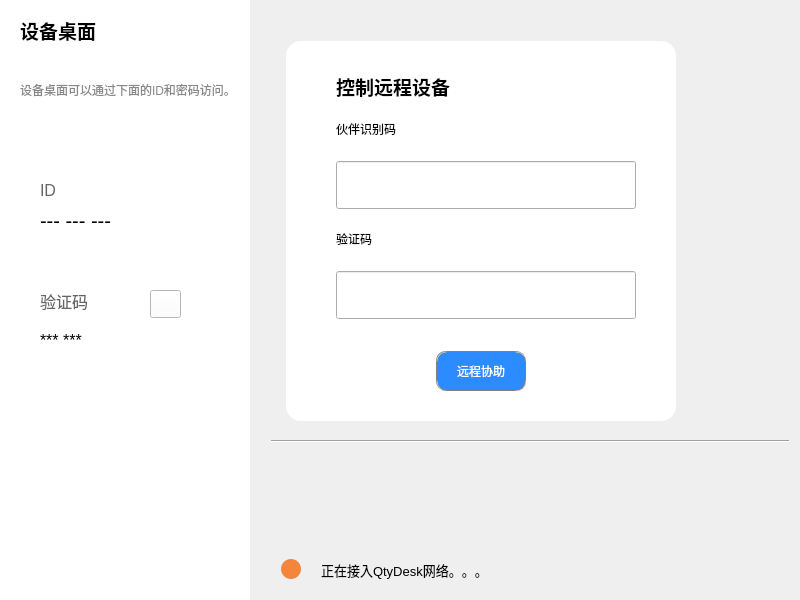
<?xml version="1.0" encoding="UTF-8"?>
<ui version="4.0">
 <class>MainWindow</class>
 <widget class="QMainWindow" name="MainWindow">
  <property name="geometry">
   <rect>
    <x>0</x>
    <y>0</y>
    <width>800</width>
    <height>600</height>
   </rect>
  </property>
  <property name="windowTitle">
   <string>QtyDesk</string>
  </property>
  <property name="windowIcon">
   <iconset resource="resources/skin.qrc">
    <normaloff>:/img/images/favicon-32x32.png</normaloff>:/img/images/favicon-32x32.png</iconset>
  </property>
  <widget class="QWidget" name="centralWidget">
   <layout class="QHBoxLayout" name="horizontalLayout">
    <property name="spacing">
     <number>0</number>
    </property>
    <property name="leftMargin">
     <number>0</number>
    </property>
    <property name="topMargin">
     <number>0</number>
    </property>
    <property name="rightMargin">
     <number>0</number>
    </property>
    <property name="bottomMargin">
     <number>0</number>
    </property>
    <item>
     <widget class="QWidget" name="panel_left" native="true">
      <property name="minimumSize">
       <size>
        <width>250</width>
        <height>0</height>
       </size>
      </property>
      <property name="maximumSize">
       <size>
        <width>250</width>
        <height>16777215</height>
       </size>
      </property>
      <property name="styleSheet">
       <string notr="true">background:white ;</string>
      </property>
      <widget class="QLabel" name="label_title">
       <property name="geometry">
        <rect>
         <x>20</x>
         <y>10</y>
         <width>130</width>
         <height>40</height>
        </rect>
       </property>
       <property name="font">
        <font>
         <family>Arial</family>
         <pointsize>14</pointsize>
         <weight>75</weight>
         <bold>true</bold>
        </font>
       </property>
       <property name="text">
        <string>设备桌面</string>
       </property>
      </widget>
      <widget class="QLabel" name="label_title2">
       <property name="geometry">
        <rect>
         <x>20</x>
         <y>60</y>
         <width>220</width>
         <height>60</height>
        </rect>
       </property>
       <property name="styleSheet">
        <string notr="true">color: rgb(136, 136, 136);</string>
       </property>
       <property name="text">
        <string>设备桌面可以通过下面的ID和密码访问。</string>
       </property>
       <property name="wordWrap">
        <bool>true</bool>
       </property>
      </widget>
      <widget class="QWidget" name="panel_id" native="true">
       <property name="geometry">
        <rect>
         <x>20</x>
         <y>170</y>
         <width>211</width>
         <height>91</height>
        </rect>
       </property>
       <property name="styleSheet">
        <string notr="true">QWidget#panel_id{
background:white ;
background-image: url(:/img/images/xun.png);
background-repeat: no-repeat
}</string>
       </property>
       <widget class="QLabel" name="label_4">
        <property name="geometry">
         <rect>
          <x>20</x>
          <y>10</y>
          <width>68</width>
          <height>21</height>
         </rect>
        </property>
        <property name="font">
         <font>
          <family>Arial</family>
          <pointsize>12</pointsize>
         </font>
        </property>
        <property name="styleSheet">
         <string notr="true">
color: rgb(102, 102, 102)</string>
        </property>
        <property name="text">
         <string>ID</string>
        </property>
       </widget>
       <widget class="QLabel" name="lb_showDeviceId">
        <property name="geometry">
         <rect>
          <x>20</x>
          <y>30</y>
          <width>181</width>
          <height>41</height>
         </rect>
        </property>
        <property name="font">
         <font>
          <family>Arial</family>
          <pointsize>15</pointsize>
         </font>
        </property>
        <property name="text">
         <string>--- --- ---</string>
        </property>
       </widget>
       <widget class="BtnSettings" name="bt_settings">
        <property name="geometry">
         <rect>
          <x>170</x>
          <y>10</y>
          <width>30</width>
          <height>30</height>
         </rect>
        </property>
        <property name="styleSheet">
         <string notr="true">QPushButton{
border-image: url(:/img/images/more.png);
border-radius:15px;
}
QPushButton:pressed
{
 background-color:rgb(238 , 238 , 238);
}

QPushButton::menu-indicator{image:none}</string>
        </property>
        <property name="text">
         <string/>
        </property>
       </widget>
      </widget>
      <widget class="QWidget" name="panel_pass" native="true">
       <property name="geometry">
        <rect>
         <x>20</x>
         <y>280</y>
         <width>211</width>
         <height>91</height>
        </rect>
       </property>
       <property name="styleSheet">
        <string notr="true">QWidget#panel_pass{
background:white ;
background-image: url(:/img/images/xun.png);
background-repeat: no-repeat
}</string>
       </property>
       <widget class="QLabel" name="lb_passwd">
        <property name="geometry">
         <rect>
          <x>20</x>
          <y>50</y>
          <width>101</width>
          <height>21</height>
         </rect>
        </property>
        <property name="font">
         <font>
          <family>Arial</family>
          <pointsize>12</pointsize>
         </font>
        </property>
        <property name="text">
         <string>*** ***</string>
        </property>
       </widget>
       <widget class="QLabel" name="label_5">
        <property name="geometry">
         <rect>
          <x>20</x>
          <y>10</y>
          <width>68</width>
          <height>21</height>
         </rect>
        </property>
        <property name="font">
         <font>
          <family>Arial</family>
          <pointsize>12</pointsize>
         </font>
        </property>
        <property name="styleSheet">
         <string notr="true">
color: rgb(102, 102, 102)</string>
        </property>
        <property name="text">
         <string>验证码</string>
        </property>
       </widget>
       <widget class="BtnShowPasswd" name="bt_eye">
        <property name="geometry">
         <rect>
          <x>130</x>
          <y>10</y>
          <width>31</width>
          <height>28</height>
         </rect>
        </property>
        <property name="styleSheet">
         <string notr="true">border-image: url(:/img/images/eye.png);</string>
        </property>
        <property name="text">
         <string/>
        </property>
       </widget>
       <widget class="BtnPassSetting" name="bt_changePasswd">
        <property name="geometry">
         <rect>
          <x>170</x>
          <y>10</y>
          <width>30</width>
          <height>30</height>
         </rect>
        </property>
        <property name="styleSheet">
         <string notr="true">
QPushButton{
border-radius:15px;
border-image: url(:/img/images/pen.png);
}
QPushButton:pressed
{
 background-color:rgb(238 , 238 , 238);
}
QPushButton::menu-indicator{image:none}
</string>
        </property>
        <property name="text">
         <string/>
        </property>
       </widget>
      </widget>
     </widget>
    </item>
    <item>
     <widget class="QWidget" name="panel_right" native="true">
      <layout class="QVBoxLayout" name="verticalLayout">
       <item>
        <widget class="QWidget" name="panel_aup" native="true">
         <widget class="QWidget" name="content" native="true">
          <property name="geometry">
           <rect>
            <x>25</x>
            <y>30</y>
            <width>390</width>
            <height>380</height>
           </rect>
          </property>
          <property name="styleSheet">
           <string notr="true">QWidget#content{
background-color: rgb(255, 255, 255);
border-radius:15px ;
}
</string>
          </property>
          <widget class="QLabel" name="label">
           <property name="geometry">
            <rect>
             <x>50</x>
             <y>20</y>
             <width>161</width>
             <height>51</height>
            </rect>
           </property>
           <property name="font">
            <font>
             <family>Arial</family>
             <pointsize>14</pointsize>
             <weight>75</weight>
             <bold>true</bold>
            </font>
           </property>
           <property name="text">
            <string>控制远程设备</string>
           </property>
          </widget>
          <widget class="QLineEdit" name="ed_remoteID">
           <property name="geometry">
            <rect>
             <x>50</x>
             <y>120</y>
             <width>300</width>
             <height>48</height>
            </rect>
           </property>
           <property name="font">
            <font>
             <family>Arial</family>
             <pointsize>16</pointsize>
            </font>
           </property>
           <property name="styleSheet">
            <string notr="true">QLineEdit:focus{
border:4px solid rgb(44,140,255);
}

</string>
           </property>
           <property name="maxLength">
            <number>15</number>
           </property>
           <property name="clearButtonEnabled">
            <bool>false</bool>
           </property>
          </widget>
          <widget class="QLabel" name="label_2">
           <property name="geometry">
            <rect>
             <x>50</x>
             <y>80</y>
             <width>131</width>
             <height>16</height>
            </rect>
           </property>
           <property name="text">
            <string>伙伴识别码</string>
           </property>
          </widget>
          <widget class="QLabel" name="label_3">
           <property name="geometry">
            <rect>
             <x>50</x>
             <y>190</y>
             <width>131</width>
             <height>16</height>
            </rect>
           </property>
           <property name="text">
            <string>验证码</string>
           </property>
          </widget>
          <widget class="QLineEdit" name="ed_remotePass">
           <property name="geometry">
            <rect>
             <x>50</x>
             <y>230</y>
             <width>300</width>
             <height>48</height>
            </rect>
           </property>
           <property name="font">
            <font>
             <family>Arial</family>
             <pointsize>16</pointsize>
            </font>
           </property>
           <property name="styleSheet">
            <string notr="true">QLineEdit:focus{
border:4px solid rgb(44,140,255);
}

</string>
           </property>
           <property name="echoMode">
            <enum>QLineEdit::Password</enum>
           </property>
          </widget>
          <widget class="QPushButton" name="bt_connectRemoteDevice">
           <property name="enabled">
            <bool>true</bool>
           </property>
           <property name="geometry">
            <rect>
             <x>150</x>
             <y>310</y>
             <width>90</width>
             <height>40</height>
            </rect>
           </property>
           <property name="styleSheet">
            <string notr="true">QPushButton{
color:white;
border:1px groove gray;
padding:1px 2px;
background-color: rgb(44,140,255);                   
border-radius:10px;  
}
QPushButton:pressed
{
background-color:rgb(0 , 113 , 255);
}</string>
           </property>
           <property name="text">
            <string>远程协助</string>
           </property>
          </widget>
         </widget>
         <widget class="Line" name="line">
          <property name="geometry">
           <rect>
            <x>10</x>
            <y>420</y>
            <width>8888</width>
            <height>20</height>
           </rect>
          </property>
          <property name="orientation">
           <enum>Qt::Horizontal</enum>
          </property>
         </widget>
        </widget>
       </item>
       <item>
        <widget class="QWidget" name="panel_down" native="true">
         <property name="minimumSize">
          <size>
           <width>0</width>
           <height>40</height>
          </size>
         </property>
         <property name="maximumSize">
          <size>
           <width>16777215</width>
           <height>40</height>
          </size>
         </property>
         <property name="styleSheet">
          <string notr="true"/>
         </property>
         <widget class="QPushButton" name="bt_lamp">
          <property name="geometry">
           <rect>
            <x>20</x>
            <y>10</y>
            <width>20</width>
            <height>20</height>
           </rect>
          </property>
          <property name="styleSheet">
           <string notr="true">QPushButton{
background-color: rgb(245,133,59);                   
border-radius:10px;  
}</string>
          </property>
          <property name="text">
           <string/>
          </property>
         </widget>
         <widget class="QLabel" name="lb_connect_state">
          <property name="geometry">
           <rect>
            <x>60</x>
            <y>5</y>
            <width>451</width>
            <height>31</height>
           </rect>
          </property>
          <property name="font">
           <font>
            <family>Arial</family>
            <pointsize>10</pointsize>
            <weight>50</weight>
            <bold>false</bold>
           </font>
          </property>
          <property name="text">
           <string>正在接入QtyDesk网络。。。</string>
          </property>
          <property name="wordWrap">
           <bool>true</bool>
          </property>
         </widget>
        </widget>
       </item>
      </layout>
     </widget>
    </item>
   </layout>
  </widget>
 </widget>
 <layoutdefault spacing="6" margin="11"/>
 <customwidgets>
  <customwidget>
   <class>BtnShowPasswd</class>
   <extends>QPushButton</extends>
   <header>ui/button/btnshowpasswd.h</header>
  </customwidget>
  <customwidget>
   <class>BtnPassSetting</class>
   <extends>QPushButton</extends>
   <header>ui/button/btnpasssetting.h</header>
  </customwidget>
  <customwidget>
   <class>BtnSettings</class>
   <extends>QPushButton</extends>
   <header location="global">ui/button/btnsettings.h</header>
  </customwidget>
 </customwidgets>
 <resources>
  <include location="resources/skin.qrc"/>
 </resources>
 <connections/>
</ui>
